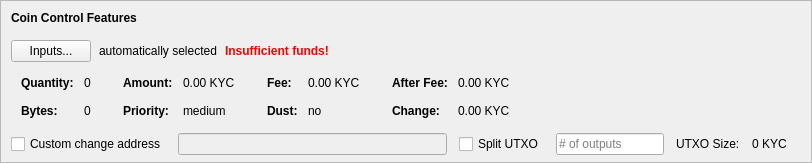
    <widget class="QFrame" name="frameCoinControl">
     <property name="sizePolicy">
      <sizepolicy hsizetype="Expanding" vsizetype="Expanding">
       <horstretch>0</horstretch>
       <verstretch>0</verstretch>
      </sizepolicy>
     </property>
     <property name="maximumSize">
      <size>
       <width>16777215</width>
       <height>16777215</height>
      </size>
     </property>
     <property name="frameShape">
      <enum>QFrame::StyledPanel</enum>
     </property>
     <property name="frameShadow">
      <enum>QFrame::Sunken</enum>
     </property>
     <layout class="QVBoxLayout" name="verticalLayoutCoinControl2">
      <property name="spacing">
       <number>0</number>
      </property>
      <property name="leftMargin">
       <number>0</number>
      </property>
      <property name="topMargin">
       <number>0</number>
      </property>
      <property name="rightMargin">
       <number>0</number>
      </property>
      <property name="bottomMargin">
       <number>6</number>
      </property>
      <item>
       <layout class="QVBoxLayout" name="verticalLayoutCoinControl" stretch="0,0,0,0,1">
        <property name="spacing">
         <number>0</number>
        </property>
        <property name="leftMargin">
         <number>10</number>
        </property>
        <property name="topMargin">
         <number>10</number>
        </property>
        <item>
         <layout class="QHBoxLayout" name="horizontalLayoutCoinControl1">
          <property name="bottomMargin">
           <number>15</number>
          </property>
          <item>
           <widget class="QLabel" name="labelCoinControlFeatures">
            <property name="sizePolicy">
             <sizepolicy hsizetype="Preferred" vsizetype="Maximum">
              <horstretch>0</horstretch>
              <verstretch>0</verstretch>
             </sizepolicy>
            </property>
            <property name="font">
             <font>
              <weight>75</weight>
              <bold>true</bold>
             </font>
            </property>
            <property name="styleSheet">
             <string notr="true">font-weight:bold;</string>
            </property>
            <property name="text">
             <string>Coin Control Features</string>
            </property>
           </widget>
          </item>
         </layout>
        </item>
        <item>
         <layout class="QHBoxLayout" name="horizontalLayoutCoinControl2" stretch="0,0,0,0">
          <property name="spacing">
           <number>8</number>
          </property>
          <property name="bottomMargin">
           <number>10</number>
          </property>
          <item>
           <widget class="QPushButton" name="pushButtonCoinControl">
            <property name="styleSheet">
             <string notr="true"/>
            </property>
            <property name="text">
             <string>Inputs...</string>
            </property>
            <property name="autoDefault">
             <bool>false</bool>
            </property>
           </widget>
          </item>
          <item>
           <widget class="QLabel" name="labelCoinControlAutomaticallySelected">
            <property name="text">
             <string>automatically selected</string>
            </property>
            <property name="margin">
             <number>5</number>
            </property>
           </widget>
          </item>
          <item>
           <widget class="QLabel" name="labelCoinControlInsuffFunds">
            <property name="font">
             <font>
              <weight>75</weight>
              <bold>true</bold>
             </font>
            </property>
            <property name="styleSheet">
             <string notr="true">color:red;font-weight:bold;</string>
            </property>
            <property name="text">
             <string>Insufficient funds!</string>
            </property>
            <property name="margin">
             <number>5</number>
            </property>
           </widget>
          </item>
          <item>
           <spacer name="horizontalSpacerCoinControl">
            <property name="orientation">
             <enum>Qt::Horizontal</enum>
            </property>
            <property name="sizeHint" stdset="0">
             <size>
              <width>40</width>
              <height>1</height>
             </size>
            </property>
           </spacer>
          </item>
         </layout>
        </item>
        <item>
         <widget class="QWidget" name="widgetCoinControl" native="true">
          <property name="sizePolicy">
           <sizepolicy hsizetype="Preferred" vsizetype="Preferred">
            <horstretch>0</horstretch>
            <verstretch>0</verstretch>
           </sizepolicy>
          </property>
          <property name="minimumSize">
           <size>
            <width>0</width>
            <height>0</height>
           </size>
          </property>
          <property name="styleSheet">
           <string notr="true"/>
          </property>
          <layout class="QHBoxLayout" name="horizontalLayoutCoinControl5">
           <property name="leftMargin">
            <number>0</number>
           </property>
           <property name="topMargin">
            <number>0</number>
           </property>
           <property name="rightMargin">
            <number>0</number>
           </property>
           <property name="bottomMargin">
            <number>0</number>
           </property>
           <item>
            <layout class="QHBoxLayout" name="horizontalLayoutCoinControl3" stretch="0,0,0,1">
             <property name="spacing">
              <number>20</number>
             </property>
             <property name="topMargin">
              <number>0</number>
             </property>
             <property name="bottomMargin">
              <number>10</number>
             </property>
             <item>
              <layout class="QFormLayout" name="formLayoutCoinControl1">
               <property name="horizontalSpacing">
                <number>10</number>
               </property>
               <property name="verticalSpacing">
                <number>14</number>
               </property>
               <property name="leftMargin">
                <number>10</number>
               </property>
               <property name="topMargin">
                <number>4</number>
               </property>
               <property name="rightMargin">
                <number>6</number>
               </property>
               <item row="0" column="0">
                <widget class="QLabel" name="labelCoinControlQuantityText">
                 <property name="font">
                  <font>
                   <weight>75</weight>
                   <bold>true</bold>
                  </font>
                 </property>
                 <property name="text">
                  <string>Quantity:</string>
                 </property>
                 <property name="margin">
                  <number>0</number>
                 </property>
                </widget>
               </item>
               <item row="0" column="1">
                <widget class="QLabel" name="labelCoinControlQuantity">
                 <property name="cursor">
                  <cursorShape>IBeamCursor</cursorShape>
                 </property>
                 <property name="contextMenuPolicy">
                  <enum>Qt::ActionsContextMenu</enum>
                 </property>
                 <property name="text">
                  <string notr="true">0</string>
                 </property>
                 <property name="margin">
                  <number>0</number>
                 </property>
                 <property name="textInteractionFlags">
                  <set>Qt::LinksAccessibleByMouse|Qt::TextSelectableByKeyboard|Qt::TextSelectableByMouse</set>
                 </property>
                </widget>
               </item>
               <item row="1" column="0">
                <widget class="QLabel" name="labelCoinControlBytesText">
                 <property name="font">
                  <font>
                   <weight>75</weight>
                   <bold>true</bold>
                  </font>
                 </property>
                 <property name="text">
                  <string>Bytes:</string>
                 </property>
                </widget>
               </item>
               <item row="1" column="1">
                <widget class="QLabel" name="labelCoinControlBytes">
                 <property name="cursor">
                  <cursorShape>IBeamCursor</cursorShape>
                 </property>
                 <property name="contextMenuPolicy">
                  <enum>Qt::ActionsContextMenu</enum>
                 </property>
                 <property name="text">
                  <string notr="true">0</string>
                 </property>
                 <property name="textInteractionFlags">
                  <set>Qt::LinksAccessibleByMouse|Qt::TextSelectableByKeyboard|Qt::TextSelectableByMouse</set>
                 </property>
                </widget>
               </item>
              </layout>
             </item>
             <item>
              <layout class="QFormLayout" name="formLayoutCoinControl2">
               <property name="horizontalSpacing">
                <number>10</number>
               </property>
               <property name="verticalSpacing">
                <number>14</number>
               </property>
               <property name="leftMargin">
                <number>6</number>
               </property>
               <property name="topMargin">
                <number>4</number>
               </property>
               <property name="rightMargin">
                <number>6</number>
               </property>
               <item row="0" column="0">
                <widget class="QLabel" name="labelCoinControlAmountText">
                 <property name="font">
                  <font>
                   <weight>75</weight>
                   <bold>true</bold>
                  </font>
                 </property>
                 <property name="text">
                  <string>Amount:</string>
                 </property>
                 <property name="margin">
                  <number>0</number>
                 </property>
                </widget>
               </item>
               <item row="0" column="1">
                <widget class="QLabel" name="labelCoinControlAmount">
                 <property name="cursor">
                  <cursorShape>IBeamCursor</cursorShape>
                 </property>
                 <property name="contextMenuPolicy">
                  <enum>Qt::ActionsContextMenu</enum>
                 </property>
                 <property name="text">
                  <string notr="true">0.00 KYC</string>
                 </property>
                 <property name="textInteractionFlags">
                  <set>Qt::LinksAccessibleByMouse|Qt::TextSelectableByKeyboard|Qt::TextSelectableByMouse</set>
                 </property>
                </widget>
               </item>
               <item row="1" column="0">
                <widget class="QLabel" name="labelCoinControlPriorityText">
                 <property name="font">
                  <font>
                   <weight>75</weight>
                   <bold>true</bold>
                  </font>
                 </property>
                 <property name="text">
                  <string>Priority:</string>
                 </property>
                </widget>
               </item>
               <item row="1" column="1">
                <widget class="QLabel" name="labelCoinControlPriority">
                 <property name="cursor">
                  <cursorShape>IBeamCursor</cursorShape>
                 </property>
                 <property name="contextMenuPolicy">
                  <enum>Qt::ActionsContextMenu</enum>
                 </property>
                 <property name="text">
                  <string>medium</string>
                 </property>
                 <property name="textInteractionFlags">
                  <set>Qt::LinksAccessibleByMouse|Qt::TextSelectableByKeyboard|Qt::TextSelectableByMouse</set>
                 </property>
                </widget>
               </item>
              </layout>
             </item>
             <item>
              <layout class="QFormLayout" name="formLayoutCoinControl3">
               <property name="horizontalSpacing">
                <number>10</number>
               </property>
               <property name="verticalSpacing">
                <number>14</number>
               </property>
               <property name="leftMargin">
                <number>6</number>
               </property>
               <property name="topMargin">
                <number>4</number>
               </property>
               <property name="rightMargin">
                <number>6</number>
               </property>
               <item row="0" column="0">
                <widget class="QLabel" name="labelCoinControlFeeText">
                 <property name="font">
                  <font>
                   <weight>75</weight>
                   <bold>true</bold>
                  </font>
                 </property>
                 <property name="text">
                  <string>Fee:</string>
                 </property>
                 <property name="margin">
                  <number>0</number>
                 </property>
                </widget>
               </item>
               <item row="0" column="1">
                <widget class="QLabel" name="labelCoinControlFee">
                 <property name="cursor">
                  <cursorShape>IBeamCursor</cursorShape>
                 </property>
                 <property name="contextMenuPolicy">
                  <enum>Qt::ActionsContextMenu</enum>
                 </property>
                 <property name="text">
                  <string notr="true">0.00 KYC</string>
                 </property>
                 <property name="textInteractionFlags">
                  <set>Qt::LinksAccessibleByMouse|Qt::TextSelectableByKeyboard|Qt::TextSelectableByMouse</set>
                 </property>
                </widget>
               </item>
               <item row="1" column="0">
                <widget class="QLabel" name="labelCoinControlLowOutputText">
                 <property name="font">
                  <font>
                   <weight>75</weight>
                   <bold>true</bold>
                  </font>
                 </property>
                 <property name="text">
                  <string>Dust:</string>
                 </property>
                </widget>
               </item>
               <item row="1" column="1">
                <widget class="QLabel" name="labelCoinControlLowOutput">
                 <property name="cursor">
                  <cursorShape>IBeamCursor</cursorShape>
                 </property>
                 <property name="contextMenuPolicy">
                  <enum>Qt::ActionsContextMenu</enum>
                 </property>
                 <property name="text">
                  <string>no</string>
                 </property>
                 <property name="textInteractionFlags">
                  <set>Qt::LinksAccessibleByMouse|Qt::TextSelectableByKeyboard|Qt::TextSelectableByMouse</set>
                 </property>
                </widget>
               </item>
              </layout>
             </item>
             <item>
              <layout class="QFormLayout" name="formLayoutCoinControl4">
               <property name="horizontalSpacing">
                <number>10</number>
               </property>
               <property name="verticalSpacing">
                <number>14</number>
               </property>
               <property name="leftMargin">
                <number>6</number>
               </property>
               <property name="topMargin">
                <number>4</number>
               </property>
               <property name="rightMargin">
                <number>6</number>
               </property>
               <item row="0" column="0">
                <widget class="QLabel" name="labelCoinControlAfterFeeText">
                 <property name="font">
                  <font>
                   <weight>75</weight>
                   <bold>true</bold>
                  </font>
                 </property>
                 <property name="text">
                  <string>After Fee:</string>
                 </property>
                 <property name="margin">
                  <number>0</number>
                 </property>
                </widget>
               </item>
               <item row="0" column="1">
                <widget class="QLabel" name="labelCoinControlAfterFee">
                 <property name="cursor">
                  <cursorShape>IBeamCursor</cursorShape>
                 </property>
                 <property name="contextMenuPolicy">
                  <enum>Qt::ActionsContextMenu</enum>
                 </property>
                 <property name="text">
                  <string notr="true">0.00 KYC</string>
                 </property>
                 <property name="textInteractionFlags">
                  <set>Qt::LinksAccessibleByMouse|Qt::TextSelectableByKeyboard|Qt::TextSelectableByMouse</set>
                 </property>
                </widget>
               </item>
               <item row="1" column="0">
                <widget class="QLabel" name="labelCoinControlChangeText">
                 <property name="font">
                  <font>
                   <weight>75</weight>
                   <bold>true</bold>
                  </font>
                 </property>
                 <property name="text">
                  <string>Change:</string>
                 </property>
                </widget>
               </item>
               <item row="1" column="1">
                <widget class="QLabel" name="labelCoinControlChange">
                 <property name="cursor">
                  <cursorShape>IBeamCursor</cursorShape>
                 </property>
                 <property name="contextMenuPolicy">
                  <enum>Qt::ActionsContextMenu</enum>
                 </property>
                 <property name="text">
                  <string notr="true">0.00 KYC</string>
                 </property>
                 <property name="textInteractionFlags">
                  <set>Qt::LinksAccessibleByMouse|Qt::TextSelectableByKeyboard|Qt::TextSelectableByMouse</set>
                 </property>
                </widget>
               </item>
              </layout>
             </item>
            </layout>
           </item>
          </layout>
         </widget>
        </item>
        <item>
         <layout class="QHBoxLayout" name="horizontalLayoutCoinControl4" stretch="0,0,0,0,0,0,0">
          <property name="spacing">
           <number>12</number>
          </property>
          <property name="sizeConstraint">
           <enum>QLayout::SetDefaultConstraint</enum>
          </property>
          <property name="topMargin">
           <number>5</number>
          </property>
          <property name="rightMargin">
           <number>5</number>
          </property>
          <item>
           <widget class="QCheckBox" name="checkBoxCoinControlChange">
            <property name="toolTip">
             <string>If this is activated, but the change address is empty or invalid, change will be sent to a newly generated address.</string>
            </property>
            <property name="text">
             <string>Custom change address</string>
            </property>
           </widget>
          </item>
          <item>
           <widget class="QValidatedLineEdit" name="lineEditCoinControlChange">
            <property name="enabled">
             <bool>false</bool>
            </property>
            <property name="sizePolicy">
             <sizepolicy hsizetype="Expanding" vsizetype="Fixed">
              <horstretch>0</horstretch>
              <verstretch>0</verstretch>
             </sizepolicy>
            </property>
           </widget>
          </item>
          <item>
           <widget class="QCheckBox" name="splitBlockCheckBox">
            <property name="text">
             <string>Split UTXO</string>
            </property>
           </widget>
          </item>
          <item>
           <widget class="QLineEdit" name="splitBlockLineEdit">
            <property name="sizePolicy">
             <sizepolicy hsizetype="Fixed" vsizetype="Fixed">
              <horstretch>50</horstretch>
              <verstretch>0</verstretch>
             </sizepolicy>
            </property>
            <property name="placeholderText">
             <string># of outputs</string>
            </property>
           </widget>
          </item>
          <item>
           <widget class="QLabel" name="labelBlockSizeText">
            <property name="text">
             <string>UTXO Size:</string>
            </property>
           </widget>
          </item>
          <item>
           <widget class="QLabel" name="labelBlockSize">
            <property name="text">
             <string>0 KYC</string>
            </property>
           </widget>
          </item>
          <item>
           <widget class="QLabel" name="labelCoinControlChangeLabel">
            <property name="sizePolicy">
             <sizepolicy hsizetype="Preferred" vsizetype="Expanding">
              <horstretch>0</horstretch>
              <verstretch>0</verstretch>
             </sizepolicy>
            </property>
            <property name="minimumSize">
             <size>
              <width>0</width>
              <height>0</height>
             </size>
            </property>
            <property name="text">
             <string/>
            </property>
            <property name="margin">
             <number>3</number>
            </property>
           </widget>
          </item>
         </layout>
        </item>
        <item>
         <spacer name="verticalSpacerCoinControl">
          <property name="orientation">
           <enum>Qt::Vertical</enum>
          </property>
          <property name="sizeHint" stdset="0">
           <size>
            <width>800</width>
            <height>1</height>
           </size>
          </property>
         </spacer>
        </item>
       </layout>
      </item>
     </layout>
    </widget>
